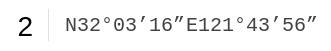
   <widget class="QFrame" name="frame_2">
    <property name="geometry">
     <rect>
      <x>140</x>
      <y>190</y>
      <width>331</width>
      <height>51</height>
     </rect>
    </property>
    <property name="acceptDrops">
     <bool>true</bool>
    </property>
    <property name="styleSheet">
     <string notr="true">QFrame{
background: #FFFFFF;
border: 0px;
border-radius:5px;
}
QLineEdit{
font-family: Consolas;
font-size: 20px;
color: #424242;
background: rgb(0,0,0,0);
border:0px;
}
QLabel{
font-family: &quot;微软雅黑&quot;;
font-size: 20px;
color: #424242;
}</string>
    </property>
    <property name="frameShape">
     <enum>QFrame::StyledPanel</enum>
    </property>
    <property name="frameShadow">
     <enum>QFrame::Raised</enum>
    </property>
    <widget class="QFrame" name="frame_4">
     <property name="geometry">
      <rect>
       <x>48</x>
       <y>9</y>
       <width>1</width>
       <height>32</height>
      </rect>
     </property>
     <property name="styleSheet">
      <string notr="true">background: rgb(0, 0, 0, 0); 
border:1px solid #dfdfdf; </string>
     </property>
     <property name="frameShape">
      <enum>QFrame::StyledPanel</enum>
     </property>
     <property name="frameShadow">
      <enum>QFrame::Raised</enum>
     </property>
    </widget>
    <widget class="QLineEdit" name="lineEdit_lat_2">
     <property name="enabled">
      <bool>true</bool>
     </property>
     <property name="geometry">
      <rect>
       <x>63</x>
       <y>10</y>
       <width>131</width>
       <height>30</height>
      </rect>
     </property>
     <property name="font">
      <font>
       <family>Consolas</family>
       <pointsize>-1</pointsize>
      </font>
     </property>
     <property name="focusPolicy">
      <enum>Qt::ClickFocus</enum>
     </property>
     <property name="styleSheet">
      <string notr="true"/>
     </property>
     <property name="text">
      <string>N32°03’16”</string>
     </property>
     <property name="cursorMoveStyle">
      <enum>Qt::LogicalMoveStyle</enum>
     </property>
    </widget>
    <widget class="QLineEdit" name="lineEdit_lng_2">
     <property name="enabled">
      <bool>true</bool>
     </property>
     <property name="geometry">
      <rect>
       <x>180</x>
       <y>10</y>
       <width>141</width>
       <height>30</height>
      </rect>
     </property>
     <property name="font">
      <font>
       <family>Consolas</family>
       <pointsize>-1</pointsize>
      </font>
     </property>
     <property name="focusPolicy">
      <enum>Qt::StrongFocus</enum>
     </property>
     <property name="styleSheet">
      <string notr="true"/>
     </property>
     <property name="text">
      <string> E121°43’56”</string>
     </property>
    </widget>
    <widget class="QPushButton" name="pushButton_jia3_3">
     <property name="geometry">
      <rect>
       <x>0</x>
       <y>0</y>
       <width>51</width>
       <height>51</height>
      </rect>
     </property>
     <property name="font">
      <font>
       <pointsize>-1</pointsize>
      </font>
     </property>
     <property name="styleSheet">
      <string notr="true">QPushButton{
background-color: rgb(0,0,0,0);
border: none;
border-radius: 5px;
color: black;
font-familay : &quot;微软雅黑&quot;;
font-size: 28px;
}

QPushButton:clicked{
background-color: #EAEAEA;
border:none;
border-radius: 5px;
color: red;
font-familay : &quot;微软雅黑&quot;;
font-size: 40px;
}

QPushButton:disabled{
border: 2px solid #C7C7C7;
border-radius: 5px;
color: #C7C7C7;
font-familay : &quot;微软雅黑&quot;;
font-size: 28px;
}

QPushButton:checked{
background-color: #FF8C00;
border: 0px;
border-radius: 5px;
color: #FFFFFF;
font-familay : &quot;微软雅黑&quot;;
font-size: 28px;
}</string>
     </property>
     <property name="text">
      <string>2</string>
     </property>
    </widget>
   </widget>
